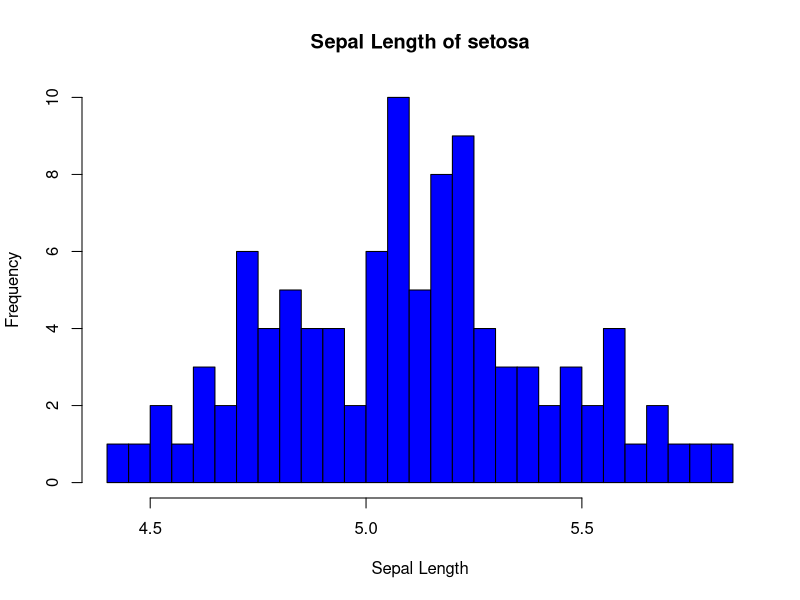
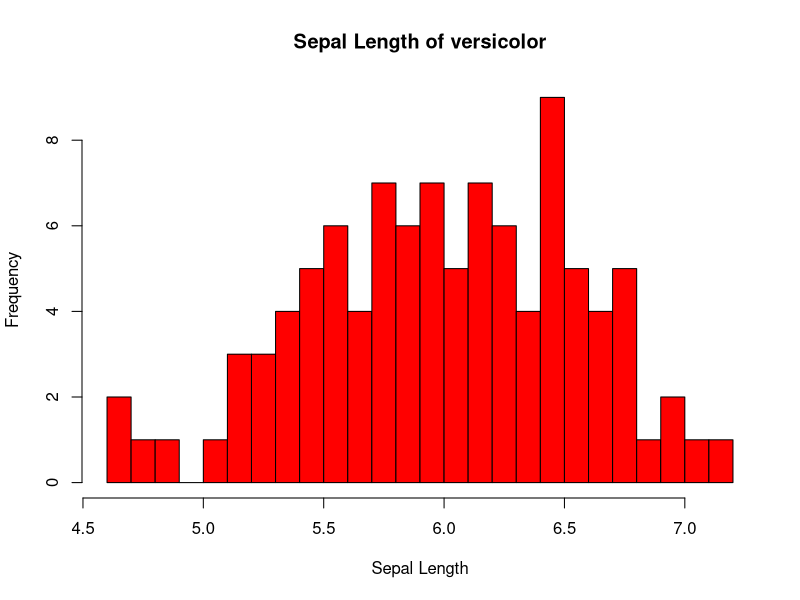
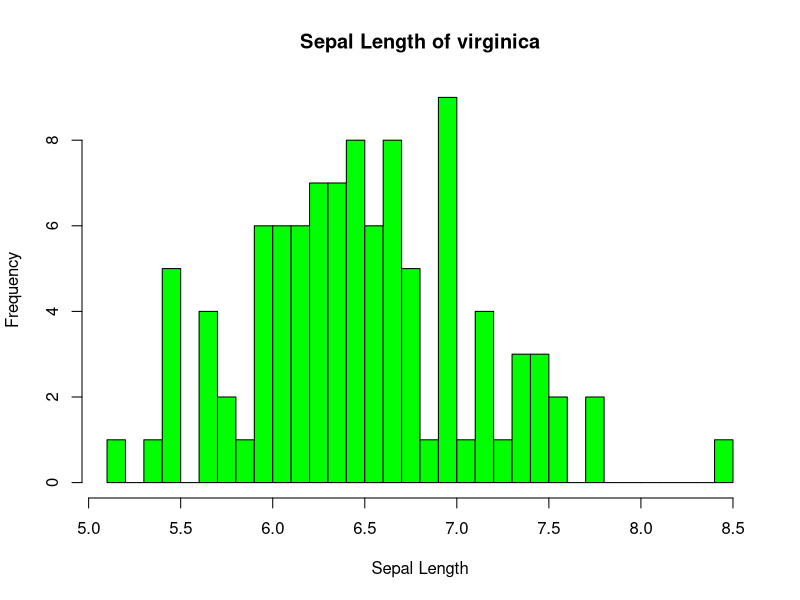

These figures' R source, in order:
## ---- chunk 1
knitr::opts_chunk$set(echo = TRUE)
## ---- chunk 2
library('ggplot2')
library('e1071')
data <- read.csv('iris_exams.csv', header = TRUE)
diff_species = sapply(data, levels)$Species
diff_species
## ---- chunk 3
#histSetosa <- ggplot(data, aes(data[data$Species=="setosa",]$Sepal.Length))
#histSetosa + geom_histogram(binwidth = 0.05, color = 'pink') + labs(xlab = 'Sepal Length', ylab = 'Frequency', title = 'Sepal Length of setosa')
hist(data[data$Species=="setosa",]$Sepal.Length, main = 'Sepal Length of setosa', xlab = 'Sepal Length', ylab = 'Frequency', col = 'blue', border = 'black', breaks = 30)
## ---- chunk 4
hist(data[data$Species=="versicolor",]$Sepal.Length, main = 'Sepal Length of versicolor', xlab = 'Sepal Length', ylab = 'Frequency', col = 'red', border = 'black', breaks = 30)
## ---- chunk 5
hist(data[data$Species=="virginica",]$Sepal.Length, main = 'Sepal Length of virginica', xlab = 'Sepal Length', ylab = 'Frequency', col = 'green', border = 'black', breaks = 30)
## ---- chunk 6
setosalength <- data[data$Species=="setosa",]$Sepal.Length

Versicolorlength <- data[data$Species=="versicolor",]$Sepal.Length

Virginicalength <- data[data$Species=="virginica",]$Sepal.Length

Setosa = c(mean = mean(setosalength), sd = sd(setosalength), quartile = quantile(setosalength), min=min(setosalength), max = max(setosalength), skewness = skewness(setosalength), kurtosis = kurtosis(setosalength))

Versicolor = c(mean = mean(Versicolorlength), sd = sd(Versicolorlength), quartile = quantile(Versicolorlength), min=min(Versicolorlength), max = max(Versicolorlength), skewness = skewness(Versicolorlength), kurtosis = kurtosis(Versicolorlength))

Verginica = c(mean = mean(Virginicalength), sd = sd(Virginicalength), quartile = quantile(Virginicalength), min=min(Virginicalength), max = max(Virginicalength), skewness = skewness(Virginicalength), kurtosis = kurtosis(Virginicalength))

specices_stat = data.frame(Setosa, Versicolor, Verginica)
specices_stat
